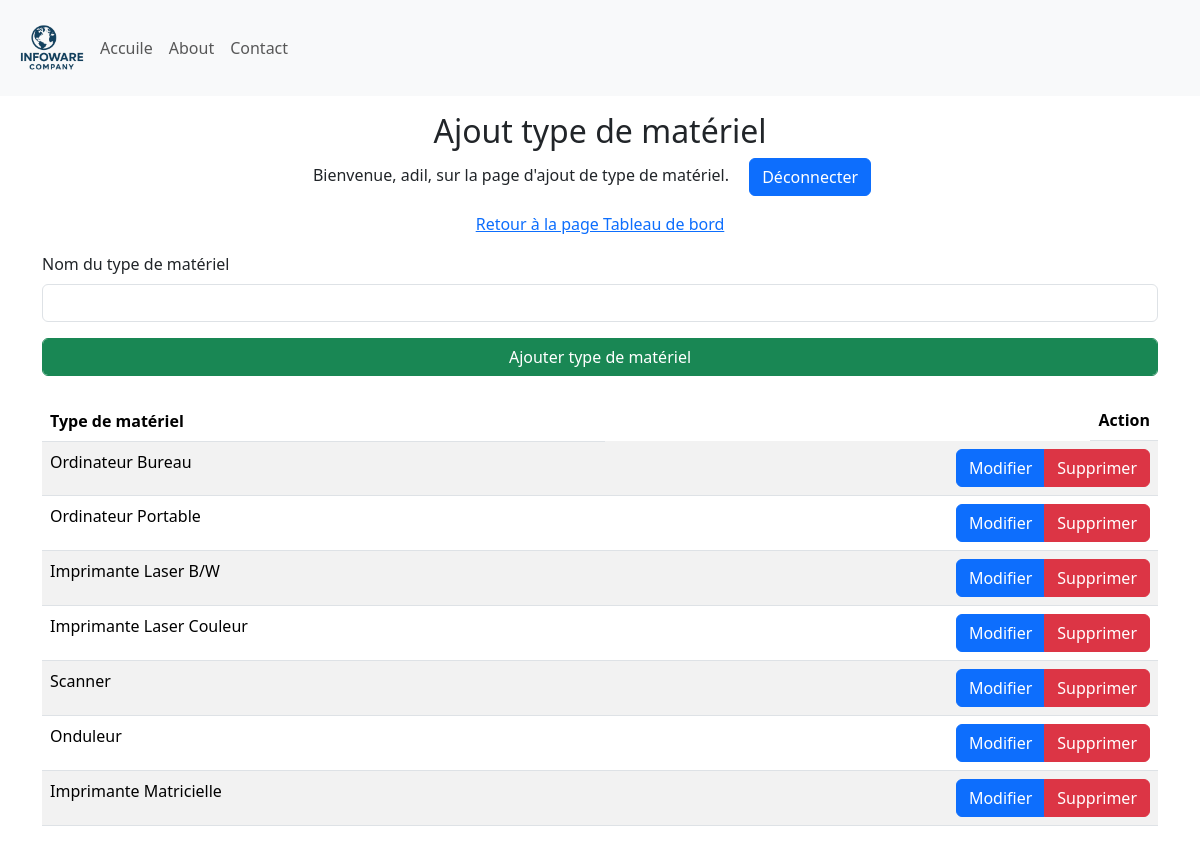
The page /manage_MaterialTypes (signed in) on the database as committed earlier.
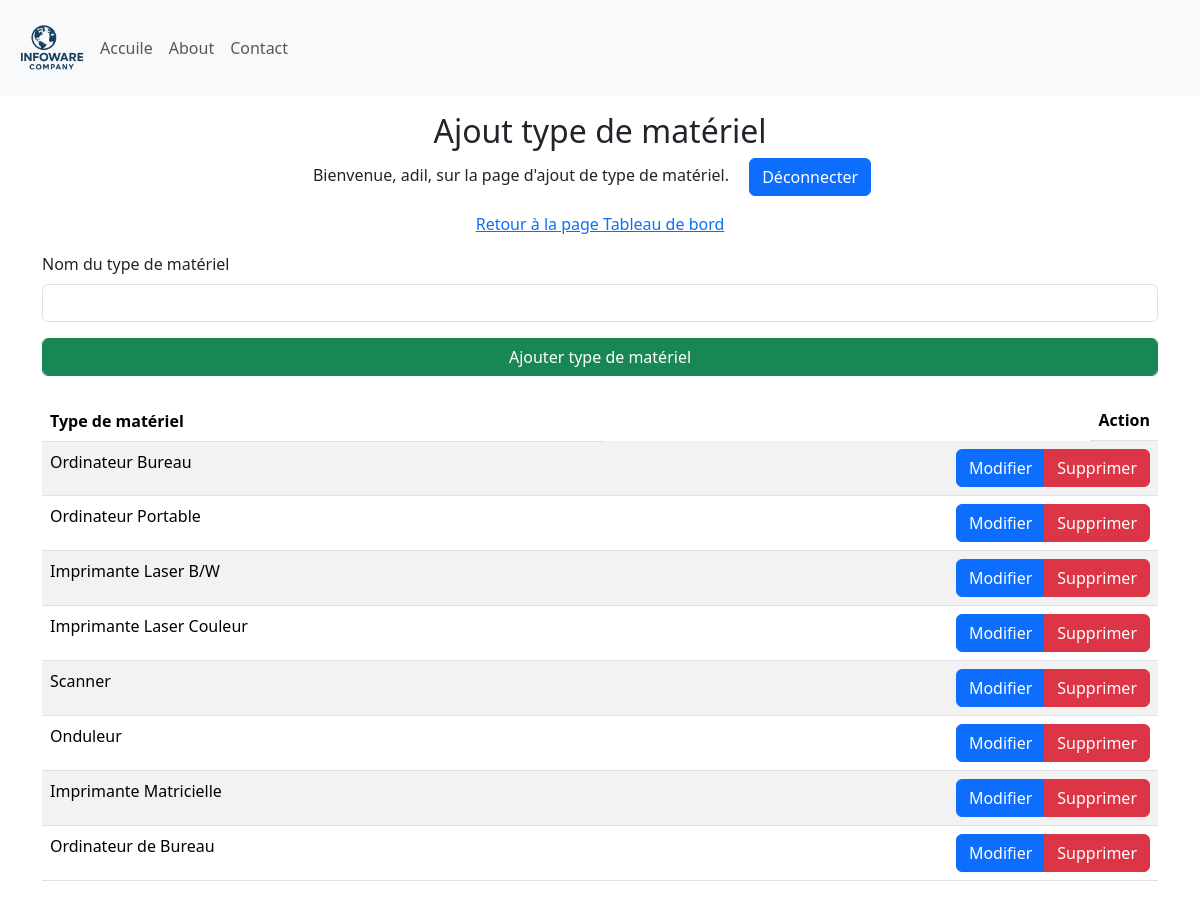
The same page on the database as committed later.
### Site/models.py (models this page shows, shortened)
class MaterialType(db.Model):
    id = db.Column(db.Integer, primary_key=True)
    typeMaterial = db.Column(db.String(50), unique=True, nullable=False)

### Site/dashbord/materialType.py (the view, shortened to what this page needs)
@Material_Types.route('/manage_MaterialTypes', methods=['GET', 'POST'])
def manage_MaterialTypes():
    if 'user' not in session:
        return redirect(url_for('admin.admin'))
    materialTypes = MaterialType.query.all()
    return render_template('manage_MaterialTypes.html',  name=session['user'], materialTypes=materialTypes)

### Site/templates/manage_MaterialTypes.html (shortened to what this page needs)
{% extends 'base.html' %}
{% block body %}
<div class="container-fluid">
    <div class="row">
        <div class="col-12  my-3">
            <div class="text-center">
                <h2>Ajout type de matériel</h2>
                <p>Bienvenue, {{ name }}, sur la page d'ajout de type de matériel. <a class="mx-3 btn btn-primary" href="{{ url_for('admin.logout') }}"">Déconnecter</a></p>
                <p><a href="{{ url_for('dashbord.dashbord_page') }}">Retour à la page Tableau de bord</a> </p>
            </div>
            <div class="container">
                <form method="POST">
                    <div class="mb-3">
                        <label for="materialTypeName" class="form-label">Nom du type de matériel</label>
                        <input type="text" class="form-control" id="materialTypeName" name="materialTypeName" required>
                    </div>
                    <button type="submit" class="form-control btn btn-success">Ajouter type de matériel</button>
                </form>
                <table class="table table-striped mt-4 ">
                    <thead>
                        <tr>
                          <th scope="col">Type de matériel</th>
                          <th class="float-end" scope="col">Action</th>
                        </tr>
                      </thead>
                      <tbody>
                        {% for materialType in materialTypes %}
                        <tr>
                          <td>{{ materialType.typeMaterial }}</td>
                          <td>
                            <div class="btn-group float-end" role="group" aria-label="Basic example">
                                <a href="{{ url_for('materialTypes.update_materialType', materialType_id=materialType.id) }}" class="btn btn-primary">Modifier</a>
                                <a href ="{{ url_for('materialTypes.delete_materialType', materialType_id=materialType.id) }}" onclick="return confirm('Êtes-vous sûr de vouloir supprimer ce type de matériel ?');"  class="btn btn-danger">Supprimer</a>
                            </div>
                          </td>
                        </tr>
                        {% endfor %}
                </table>
            </div>
        </div>
    </div>
</div>
{% endblock %}

Rows that differ between the two databases and show on the page:
added MaterialType: typeMaterial "Ordinateur de Bureau"
